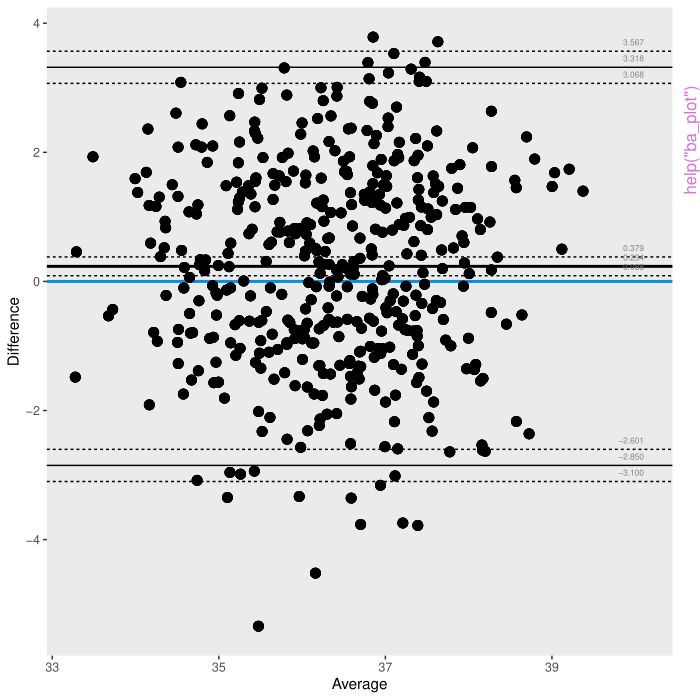

This figure's R source:
pkgname <- "BAplot"
source(file.path(R.home("share"), "R", "examples-header.R"))
options(warn = 1)
base::assign(".ExTimings", "BAplot-Ex.timings", pos = 'CheckExEnv')
base::cat("name\tuser\tsystem\telapsed\n", file=base::get(".ExTimings", pos = 'CheckExEnv'))
base::assign(".format_ptime",
function(x) {
  if(!is.na(x[4L])) x[1L] <- x[1L] + x[4L]
  if(!is.na(x[5L])) x[2L] <- x[2L] + x[5L]
  options(OutDec = '.')
  format(x[1L:3L], digits = 7L)
},
pos = 'CheckExEnv')

### * </HEADER>
library('BAplot')

base::assign(".oldSearch", base::search(), pos = 'CheckExEnv')
base::assign(".old_wd", base::getwd(), pos = 'CheckExEnv')
cleanEx()
nameEx("ba_mean_diff")
### * ba_mean_diff

flush(stderr()); flush(stdout())

base::assign(".ptime", proc.time(), pos = "CheckExEnv")
### Name: ba_mean_diff
### Title: Derive mean and difference for Bland-Altman analysis
### Aliases: ba_mean_diff

### ** Examples

library(tidyr)
tbl <- temperature %>% pivot_wider(names_from = method, values_from = temperature)

# identity (default) - same as used inside ba_stat / ba_plot
ba_mean_diff(tbl, var1 = infrared, var2 = rectal)

# log transformation
ba_mean_diff(tbl, var1 = infrared, var2 = rectal, transform = "log")



base::assign(".dptime", (proc.time() - get(".ptime", pos = "CheckExEnv")), pos = "CheckExEnv")
base::cat("ba_mean_diff", base::get(".format_ptime", pos = 'CheckExEnv')(get(".dptime", pos = "CheckExEnv")), "\n", file=base::get(".ExTimings", pos = 'CheckExEnv'), append=TRUE, sep="\t")
cleanEx()
nameEx("ba_plot")
### * ba_plot

flush(stderr()); flush(stdout())

base::assign(".ptime", proc.time(), pos = "CheckExEnv")
### Name: ba_plot
### Title: Bland-Altman plot
### Aliases: ba_plot

### ** Examples

library(tidyr)
tbl <- temperature %>% pivot_wider(names_from = method, values_from = temperature)

# simple example
ba_plot(data = tbl, var1 = infrared, var2 = rectal)

# with colors
ba_plot(data = tbl, var1 = infrared, var2 = rectal, colour = visit)

# with colors and faceting
ba_plot(data = tbl, var1 = infrared, var2 = rectal, group = treatment, colour = visit)



base::assign(".dptime", (proc.time() - get(".ptime", pos = "CheckExEnv")), pos = "CheckExEnv")
base::cat("ba_plot", base::get(".format_ptime", pos = 'CheckExEnv')(get(".dptime", pos = "CheckExEnv")), "\n", file=base::get(".ExTimings", pos = 'CheckExEnv'), append=TRUE, sep="\t")
cleanEx()
nameEx("ba_stat")
### * ba_stat

flush(stderr()); flush(stdout())

base::assign(".ptime", proc.time(), pos = "CheckExEnv")
### Name: ba_stat
### Title: Bland-Altman statistics
### Aliases: ba_stat

### ** Examples

library(tidyr)
tbl <- temperature %>% pivot_wider(names_from = method, values_from = temperature)

# simple example
ba_stat(data = tbl, var1 = infrared, var2 = rectal)

## example with grouping
ba_stat(data = tbl, var1 = infrared, var2 = rectal, group = treatment) %>%
  pivot_wider(names_from = parameter, values_from = value)



base::assign(".dptime", (proc.time() - get(".ptime", pos = "CheckExEnv")), pos = "CheckExEnv")
base::cat("ba_stat", base::get(".format_ptime", pos = 'CheckExEnv')(get(".dptime", pos = "CheckExEnv")), "\n", file=base::get(".ExTimings", pos = 'CheckExEnv'), append=TRUE, sep="\t")
cleanEx()
nameEx("gen_temp_data")
### * gen_temp_data

flush(stderr()); flush(stdout())

base::assign(".ptime", proc.time(), pos = "CheckExEnv")
### Name: gen_temp_data
### Title: Generate rodents temperature data
### Aliases: gen_temp_data

### ** Examples

temperature <- BAplot:::gen_temp_data()



base::assign(".dptime", (proc.time() - get(".ptime", pos = "CheckExEnv")), pos = "CheckExEnv")
base::cat("gen_temp_data", base::get(".format_ptime", pos = 'CheckExEnv')(get(".dptime", pos = "CheckExEnv")), "\n", file=base::get(".ExTimings", pos = 'CheckExEnv'), append=TRUE, sep="\t")
### * <FOOTER>
###
cleanEx()
options(digits = 7L)
base::cat("Time elapsed: ", proc.time() - base::get("ptime", pos = 'CheckExEnv'),"\n")
grDevices::dev.off()
###
### Local variables: ***
### mode: outline-minor ***
### outline-regexp: "\\(> \\)?### [*]+" ***
### End: ***
quit('no')
